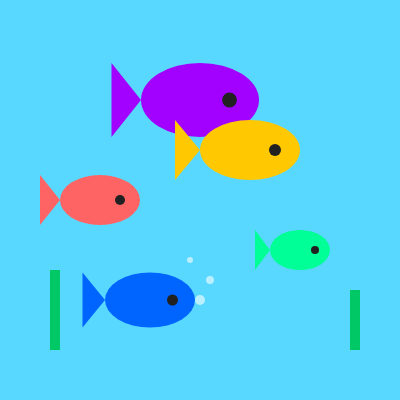
Frame 1 (no input)
Frame 60 (no input): identical to frame 1, image omitted
Frame 120 (the mouse pressed at the canvas centre since frame 60): identical to frame 1, image omitted

The p5.js sketch that drew this single still picture (run headless with seeded random() and noise() and a simulated clock; from frame 60 on, the mouse is pressed at the canvas centre):

// p5.js sketch
// ── sketch.js
function setup() {
    createCanvas(400, 400);
    noStroke();
  }
  
  function draw() {
    background(89, 216, 255);
    
    // peces
    drawFish(200, 100, 118, 74, color(162, 0, 255));
    drawFish(100, 200, 80, 50, color(255, 100, 100));
    drawFish(300, 250, 60, 40, color(0, 255, 150));
    drawFish(250, 150, 100, 60, color(255, 200, 0));
    drawFish(150, 300, 90, 55, color(0, 100, 255));
    
    // algas (extra)
    drawSeaweed(50, 350, 80);
    drawSeaweed(350, 350, 60);
    
    // burbujas (extra)
    drawBubbles(200, 300);
  }
  
  // 🐟 función pez
  function drawFish(centerX, centerY, bodyLength, bodyHeight, bodyColor) {
    fill(bodyColor);
    
    // cuerpo
    ellipse(centerX, centerY, bodyLength, bodyHeight);
    
    // cola
    let tailWidth = bodyLength / 4;
    let tailHeight = bodyHeight / 2;
    
    triangle(
      centerX - bodyLength / 2, centerY,
      centerX - bodyLength / 2 - tailWidth, centerY - tailHeight,
      centerX - bodyLength / 2 - tailWidth, centerY + tailHeight
    );
    
    // ojo
    fill(33, 33, 33);
    ellipse(centerX + bodyLength / 4, centerY, bodyHeight / 5);
  }
  
  // 🌿 algas
  function drawSeaweed(x, y, height) {
    fill(0, 200, 100);
    rect(x, y - height, 10, height);
  }
  
  // 🫧 burbujas
  function drawBubbles(x, y) {
    fill(255, 255, 255, 150);
    ellipse(x, y, 10);
    ellipse(x + 10, y - 20, 8);
    ellipse(x - 10, y - 40, 6);
  }
